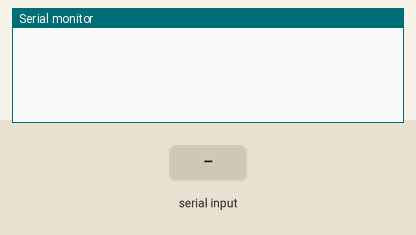
The sketch below on a simulated Arduino Uno, built with avr-gcc and run on an emulated ATmega328P. Shown: the last lines printed to the serial monitor. The test bench sets the inputs (shaded band). The modem accepts every AT command (registered, SIM ready, sends succeed) and sends nothing else.

Above: at 1.2 s.
1.3 s: "$" received over Serial
At 2.1 s:
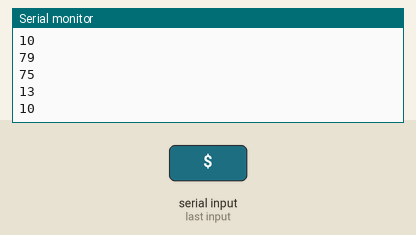
2.8 s: "$" received over the second serial link
At 4.0 s:
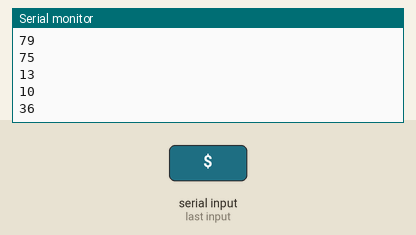
4.3 s: "0" received over the second serial link
At 5.3 s:
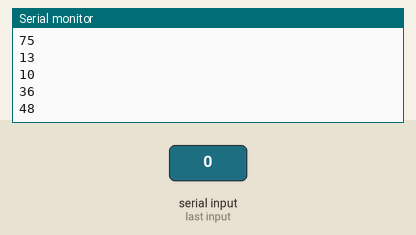
Timing chart, 0 to 7.3 s (numbered marks = the images above; inputs shaded):
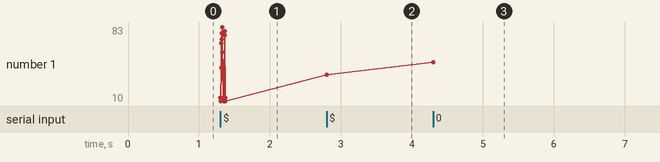

The sketch:

gsm_at.ino
```cpp
#include<SoftwareSerial.h>

SoftwareSerial gsm(9,10);

void setup() {

    Serial.begin(9600);
    gsm.begin(9600);

}

void loop() {


  if(gsm.available())
  {
      Serial.println(gsm.read());
    }

  if(Serial.available())
 {

    byte v=Serial.read();

    if(v=='$')
    {
        gsm.write(char(26));
      }
    else
    {
        gsm.write(v);
      }


  }
}
```

Measured:
- after the input at 1.3 s, the serial monitor: prints a new line at once (image 1)
- after the input at 2.8 s, the serial monitor: prints a new line at once (image 2)
- after the input at 4.3 s, the serial monitor: prints a new line at once (image 3)
- plotted number 1: 10 → 36 after the input at 2.8 s, 36 → 48 after the input at 4.3 s
